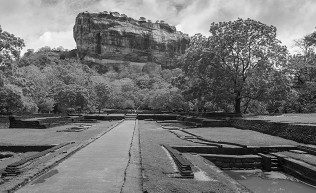
#> input picture images/sigiriya.jpg, 316 x 193 px, found by its file name
$ jupyter execute Lec_3_jupyter.ipynb
#> lines starting #> are read from the running program, lines starting #| are printed output that depends on the picture
# Lecture 3 :  Spatial Filtering

## Averaging

[cell 1]
path = r"D:\Abdul Rahman\...\sigiriya.jpg"
print(path)
print(len(path))

[cell 2]
import cv2 as cv
import numpy as np
from matplotlib import pyplot as plt

#### 1. Load image

[cell 3]
# IMREAD_REDUCED_GRAYSCALE_2 does two things at once:
#   - loads as grayscale directly (single channel)
#   - reduces both width and height by half while decoding
#     (quicker to load, and a smaller image is easier to inspect on screen)
im = cv.imread(r"D:\Abdul Rahman\Engineering_UOM\.Sem 5\EN3160 - Image Processing and Computer Vision\EN3160-Image-processing-and-Machine-Vision\images\sigiriya.jpg", cv.IMREAD_REDUCED_GRAYSCALE_2)
#> im is the input picture: shape (193, 316); min 2, max 254, mean 114.9
assert im is not None  # fails loudly if the path is wrong, instead of silently returning None

#### 2. Averaging (box filter)
A 3x3 kernel where every entry is 1/9 -> each output pixel = mean of its 3x3 neighborhood. Must be float (not int) so 1/9 isn't truncated to 0.

[cell 4]
avg_kernel = np.ones((3, 3), np.float32) / 9

# cv.filter2D(src, ddepth, kernel)
#   ddepth = cv.CV_32F -> output stored as 32-bit float, so intermediate
#   values are NOT clipped/rounded to uint8 before you've looked at them.
#   filter2D performs CORRELATION (kernel not flipped) - fine here since
#   the averaging kernel is symmetric, so correlation == convolution anyway.
im_avg = cv.filter2D(im, cv.CV_32F, avg_kernel)
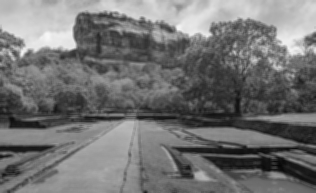
#> im_avg: shape (193, 316) float32; min 6.33, max 246.7, mean 114.9

#### 3. Sobel filtering
sobel_x: emphasizes VERTICAL edges (detects horizontal intensity change)
sobel_y: emphasizes HORIZONTAL edges (detects vertical intensity change)

[cell 5]
sobel_x = np.array([[-1, -2, -1],
                     [ 0,  0,  0],
                     [ 1,  2,  1]])

sobel_y = np.array([[-1, 0, 1],
                     [-2, 0, 2],
                     [-1, 0, 1]])

# ddepth = cv.CV_64F because Sobel output can be NEGATIVE (dark-to-bright vs
# bright-to-dark edges) - uint8 can't represent negative numbers, so using
# an unsigned/int type here would silently clip all negative edges to 0.
im_sobel_x = cv.filter2D(im, cv.CV_64F, sobel_x)
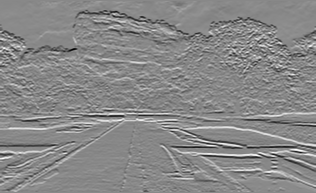
#> im_sobel_x: shape (193, 316) float64; min -720, max 622, mean -2.9; drawn with min black and max white
im_sobel_y = cv.filter2D(im, cv.CV_64F, sobel_y)
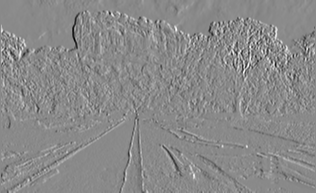
#> im_sobel_y: shape (193, 316) float64; min -706, max 599, mean -0.1; drawn with min black and max white

#### 4. (Extra) Gradient magnitude - combines both directions into one edge map
Not shown explicitly in the lecture slide, but a natural next step once you have im_sobel_x and im_sobel_y: this gives edge strength regardless of orientation. Useful to compare against the two directional results.

[cell 6]
gradient_mag = np.sqrt(im_sobel_x**2 + im_sobel_y**2)
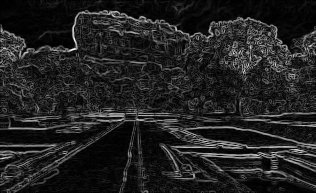
#> gradient_mag: shape (193, 316) float64; min 0, max 758.4, mean 102.3; drawn with min black and max white

#### 5. Display everything

[cell 7]
fig, ax = plt.subplots(2, 3, figsize=(18, 10), sharex='all', sharey='all')

ax[0, 0].imshow(im, cmap='gray')
ax[0, 0].set_title('Original')

ax[0, 1].imshow(im_avg, cmap='gray')
ax[0, 1].set_title('Averaging (3x3 box)')

ax[0, 2].imshow(gradient_mag, cmap='gray')
ax[0, 2].set_title('Sobel gradient magnitude')

ax[1, 0].imshow(im_sobel_x, cmap='gray')
ax[1, 0].set_title('Sobel X (vertical edges)')

ax[1, 1].imshow(im_sobel_y, cmap='gray')
ax[1, 1].set_title('Sobel Y (horizontal edges)')

ax[1, 2].axis('off')  # spare subplot, unused

for a in ax.flat:
    a.set_xticks([]), a.set_yticks([])

plt.tight_layout()
plt.show()

#### 6. (Extra) Seeing the effect of different border/padding modes
filter2D's default border mode is BORDER_REFLECT_101 (mirror, excluding the edge pixel itself). This block lets you compare that against zero padding and edge replication side by side - watch the very edge of the image, since that's the only region where border mode has any effect at all.

[cell 8]
im_avg_zero = cv.filter2D(im, cv.CV_32F, avg_kernel, borderType=cv.BORDER_CONSTANT)
im_avg_replicate = cv.filter2D(im, cv.CV_32F, avg_kernel, borderType=cv.BORDER_REPLICATE)
im_avg_reflect101 = cv.filter2D(im, cv.CV_32F, avg_kernel, borderType=cv.BORDER_REFLECT_101)

fig2, ax2 = plt.subplots(1, 3, figsize=(15, 6), sharex='all', sharey='all')
ax2[0].imshow(im_avg_zero, cmap='gray')
ax2[0].set_title('BORDER_CONSTANT (zero pad)')
ax2[1].imshow(im_avg_replicate, cmap='gray')
ax2[1].set_title('BORDER_REPLICATE')
ax2[2].imshow(im_avg_reflect101, cmap='gray')
ax2[2].set_title('BORDER_REFLECT_101 (default)')
for a in ax2:
    a.set_xticks([]), a.set_yticks([])
plt.tight_layout()
plt.show()

$ run again, with images/Color_ful_pic.jpg copied over images/sigiriya.jpg
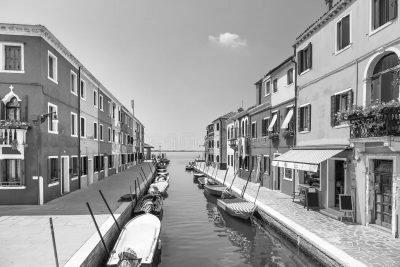
#> input picture images/Color_ful_pic.jpg, 400 x 267 px, found by its file name
#> im is the input picture: shape (267, 400); min 5, max 255, mean 154.1
#> `im_sobel_y = cv.filter2D(im, cv.CV_64F, sobel_y)`:
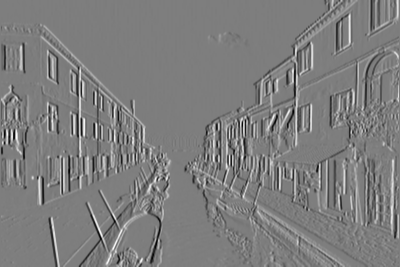
#> im_sobel_y: shape (267, 400) float64; min -734, max 751, mean 0; drawn with min black and max white
#> `gradient_mag = np.sqrt(im_sobel_x**2 + im_sobel_y**2)`:
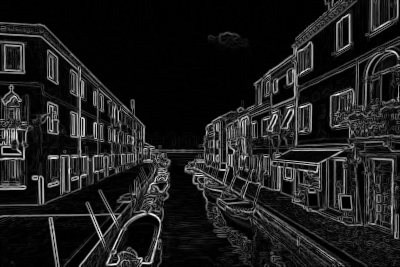
#> gradient_mag: shape (267, 400) float64; min 0, max 841.8, mean 98.9; drawn with min black and max white

$ run again, with images/emma.jpg copied over images/sigiriya.jpg
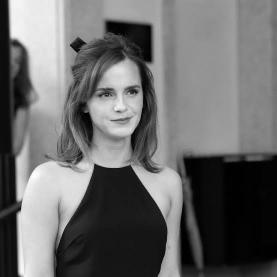
#> input picture images/emma.jpg, 277 x 277 px, found by its file name
#> im is the input picture: shape (277, 277); min 0, max 255, mean 105.7
#> `im_sobel_y = cv.filter2D(im, cv.CV_64F, sobel_y)`:
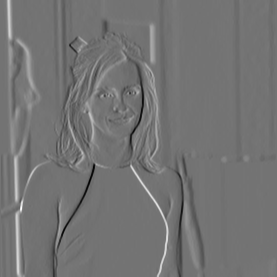
#> im_sobel_y: shape (277, 277) float64; min -666, max 801, mean 1.5; drawn with min black and max white
#> `gradient_mag = np.sqrt(im_sobel_x**2 + im_sobel_y**2)`:
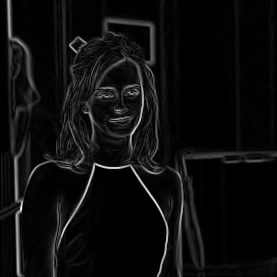
#> gradient_mag: shape (277, 277) float64; min 0, max 803.6, mean 43.8; drawn with min black and max white
